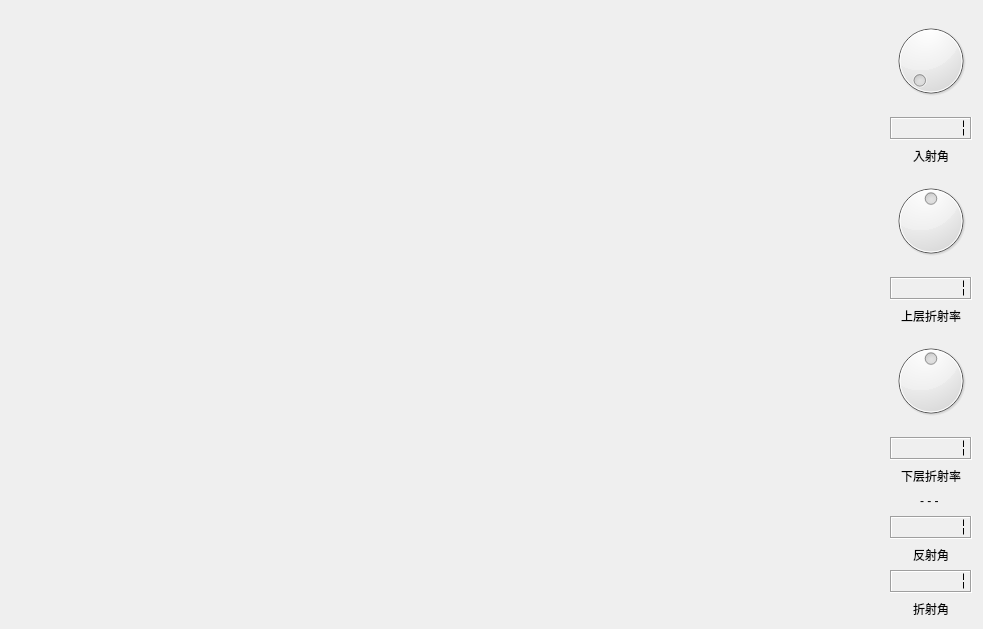
<?xml version="1.0" encoding="UTF-8"?>
<ui version="4.0">
 <class>Form</class>
 <widget class="QWidget" name="Form">
  <property name="geometry">
   <rect>
    <x>0</x>
    <y>0</y>
    <width>983</width>
    <height>629</height>
   </rect>
  </property>
  <property name="sizePolicy">
   <sizepolicy hsizetype="Expanding" vsizetype="Expanding">
    <horstretch>0</horstretch>
    <verstretch>0</verstretch>
   </sizepolicy>
  </property>
  <property name="windowTitle">
   <string>Form</string>
  </property>
  <layout class="QHBoxLayout" name="horizontalLayout" stretch="50,1">
   <item>
    <widget class="WigglyWidget" name="wigglyWidget">
     <property name="text" stdset="0">
      <string>Hello, world</string>
     </property>
    </widget>
   </item>
   <item>
    <layout class="QVBoxLayout" name="verticalLayout_2">
     <item>
      <widget class="QDial" name="angle">
       <property name="minimum">
        <number>0</number>
       </property>
       <property name="maximum">
        <number>89</number>
       </property>
       <property name="invertedAppearance">
        <bool>false</bool>
       </property>
      </widget>
     </item>
     <item>
      <widget class="QLCDNumber" name="led1">
       <property name="frameShape">
        <enum>QFrame::Box</enum>
       </property>
       <property name="frameShadow">
        <enum>QFrame::Sunken</enum>
       </property>
       <property name="digitCount">
        <number>7</number>
       </property>
       <property name="segmentStyle">
        <enum>QLCDNumber::Flat</enum>
       </property>
       <property name="value" stdset="0">
        <double>1.000000000000000</double>
       </property>
      </widget>
     </item>
     <item>
      <widget class="QLabel" name="l1">
       <property name="text">
        <string>入射角</string>
       </property>
       <property name="textFormat">
        <enum>Qt::PlainText</enum>
       </property>
       <property name="alignment">
        <set>Qt::AlignCenter</set>
       </property>
      </widget>
     </item>
     <item>
      <widget class="QDial" name="alpha">
       <property name="minimum">
        <number>100</number>
       </property>
       <property name="maximum">
        <number>300</number>
       </property>
       <property name="pageStep">
        <number>1</number>
       </property>
       <property name="tracking">
        <bool>true</bool>
       </property>
       <property name="orientation">
        <enum>Qt::Horizontal</enum>
       </property>
       <property name="invertedAppearance">
        <bool>true</bool>
       </property>
       <property name="invertedControls">
        <bool>false</bool>
       </property>
      </widget>
     </item>
     <item>
      <widget class="QLCDNumber" name="led2">
       <property name="frameShape">
        <enum>QFrame::Box</enum>
       </property>
       <property name="frameShadow">
        <enum>QFrame::Sunken</enum>
       </property>
       <property name="digitCount">
        <number>7</number>
       </property>
       <property name="segmentStyle">
        <enum>QLCDNumber::Flat</enum>
       </property>
       <property name="value" stdset="0">
        <double>1.000000000000000</double>
       </property>
      </widget>
     </item>
     <item>
      <widget class="QLabel" name="l2">
       <property name="text">
        <string>上层折射率</string>
       </property>
       <property name="textFormat">
        <enum>Qt::PlainText</enum>
       </property>
       <property name="alignment">
        <set>Qt::AlignCenter</set>
       </property>
      </widget>
     </item>
     <item>
      <widget class="QDial" name="alpha2">
       <property name="minimum">
        <number>100</number>
       </property>
       <property name="maximum">
        <number>300</number>
       </property>
       <property name="invertedAppearance">
        <bool>true</bool>
       </property>
      </widget>
     </item>
     <item>
      <widget class="QLCDNumber" name="led3">
       <property name="frameShape">
        <enum>QFrame::Box</enum>
       </property>
       <property name="frameShadow">
        <enum>QFrame::Sunken</enum>
       </property>
       <property name="digitCount">
        <number>7</number>
       </property>
       <property name="segmentStyle">
        <enum>QLCDNumber::Flat</enum>
       </property>
       <property name="value" stdset="0">
        <double>1.000000000000000</double>
       </property>
      </widget>
     </item>
     <item>
      <widget class="QLabel" name="l2_2">
       <property name="text">
        <string>下层折射率</string>
       </property>
       <property name="textFormat">
        <enum>Qt::PlainText</enum>
       </property>
       <property name="alignment">
        <set>Qt::AlignCenter</set>
       </property>
      </widget>
     </item>
     <item>
      <widget class="QLabel" name="label">
       <property name="text">
        <string>- - - </string>
       </property>
       <property name="alignment">
        <set>Qt::AlignCenter</set>
       </property>
      </widget>
     </item>
     <item>
      <widget class="QLCDNumber" name="led4">
       <property name="frameShape">
        <enum>QFrame::Box</enum>
       </property>
       <property name="frameShadow">
        <enum>QFrame::Sunken</enum>
       </property>
       <property name="digitCount">
        <number>7</number>
       </property>
       <property name="segmentStyle">
        <enum>QLCDNumber::Flat</enum>
       </property>
       <property name="value" stdset="0">
        <double>1.000000000000000</double>
       </property>
      </widget>
     </item>
     <item>
      <widget class="QLabel" name="l2_3">
       <property name="text">
        <string>反射角</string>
       </property>
       <property name="textFormat">
        <enum>Qt::PlainText</enum>
       </property>
       <property name="alignment">
        <set>Qt::AlignCenter</set>
       </property>
      </widget>
     </item>
     <item>
      <widget class="QLCDNumber" name="led5">
       <property name="frameShape">
        <enum>QFrame::Box</enum>
       </property>
       <property name="frameShadow">
        <enum>QFrame::Sunken</enum>
       </property>
       <property name="digitCount">
        <number>7</number>
       </property>
       <property name="segmentStyle">
        <enum>QLCDNumber::Flat</enum>
       </property>
       <property name="value" stdset="0">
        <double>1.000000000000000</double>
       </property>
      </widget>
     </item>
     <item>
      <widget class="QLabel" name="l2_4">
       <property name="text">
        <string>折射角</string>
       </property>
       <property name="textFormat">
        <enum>Qt::PlainText</enum>
       </property>
       <property name="alignment">
        <set>Qt::AlignCenter</set>
       </property>
      </widget>
     </item>
    </layout>
   </item>
  </layout>
 </widget>
 <customwidgets>
  <customwidget>
   <class>WigglyWidget</class>
   <extends>QWidget</extends>
   <header>wigglywidget</header>
  </customwidget>
 </customwidgets>
 <resources/>
 <connections>
  <connection>
   <sender>angle</sender>
   <signal>valueChanged(int)</signal>
   <receiver>Form</receiver>
   <slot>vc()</slot>
   <hints>
    <hint type="sourcelabel">
     <x>740</x>
     <y>154</y>
    </hint>
    <hint type="destinationlabel">
     <x>530</x>
     <y>86</y>
    </hint>
   </hints>
  </connection>
  <connection>
   <sender>alpha</sender>
   <signal>valueChanged(int)</signal>
   <receiver>Form</receiver>
   <slot>vc()</slot>
   <hints>
    <hint type="sourcelabel">
     <x>730</x>
     <y>272</y>
    </hint>
    <hint type="destinationlabel">
     <x>521</x>
     <y>165</y>
    </hint>
   </hints>
  </connection>
  <connection>
   <sender>alpha2</sender>
   <signal>valueChanged(int)</signal>
   <receiver>Form</receiver>
   <slot>vc()</slot>
   <hints>
    <hint type="sourcelabel">
     <x>738</x>
     <y>385</y>
    </hint>
    <hint type="destinationlabel">
     <x>520</x>
     <y>231</y>
    </hint>
   </hints>
  </connection>
 </connections>
 <slots>
  <slot>vc()</slot>
 </slots>
</ui>
